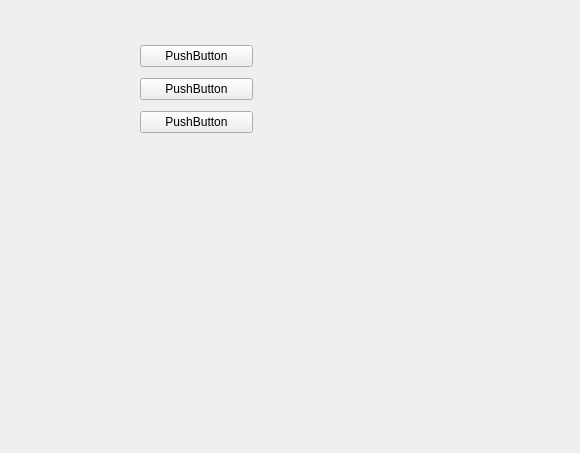
<?xml version="1.0" encoding="UTF-8"?>
<ui version="4.0">
 <class>Form</class>
 <widget class="QWidget" name="Form">
  <property name="geometry">
   <rect>
    <x>0</x>
    <y>0</y>
    <width>580</width>
    <height>453</height>
   </rect>
  </property>
  <property name="windowTitle">
   <string>Form</string>
  </property>
  <widget class="QWidget" name="">
   <property name="geometry">
    <rect>
     <x>140</x>
     <y>40</y>
     <width>113</width>
     <height>100</height>
    </rect>
   </property>
   <layout class="QVBoxLayout" name="verticalLayout">
    <property name="sizeConstraint">
     <enum>QLayout::SetNoConstraint</enum>
    </property>
    <item>
     <widget class="QPushButton" name="pushButton">
      <property name="text">
       <string>PushButton</string>
      </property>
     </widget>
    </item>
    <item>
     <widget class="QPushButton" name="pushButton_2">
      <property name="text">
       <string>PushButton</string>
      </property>
     </widget>
    </item>
    <item>
     <widget class="QPushButton" name="pushButton_3">
      <property name="text">
       <string>PushButton</string>
      </property>
     </widget>
    </item>
   </layout>
  </widget>
 </widget>
 <resources/>
 <connections/>
</ui>
